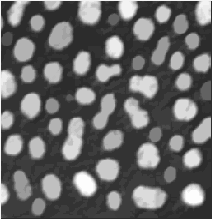
#> input picture Exercise13/src/immed_gray_inv_20051218_frgr4.pgm, 212 x 219 px
$ python c13.py src/immed_gray_inv_20051218_frgr4.pgm out.png
#> lines starting #> are read from the running program, lines starting #| are printed output that depends on the picture; after the words box and inside, x2 and y2 are one past the last pixel; in counts of white or black regions, pixels touching at a corner belong together

import sys
import cv2
import numpy as np
import os


def run():

    """
    Checks for all flatzones of an image which are local minima.

    Usage:
      python exercise_13c.py <input_image_path> <output_image_path>

      where:
       - <input_image_path> is the path to the input PGM image
       - <output_image_path> is the path to the output PGM image

    If no arguments are provided, default values are used:
      - input_image_path: src/immed_gray_inv_20051218_frgr4.pgm
      - output_image_path: output/exercise_13c_output.pgm


    The output image will be provided in output/exercise_13c_output.pgm

    """

    script_dir = os.path.dirname(os.path.abspath(__file__))


    if len(sys.argv) == 1:
        input_image_path = os.path.join(script_dir, "src", "immed_gray_inv_20051218_frgr4.pgm")
        output_image_path="Exercise13/output/exercise_13c_output.pgm"
        print("No arguments provided. Using default values:")
        print("  Input image:", input_image_path)
        print("  Output image:", output_image_path)

    elif len(sys.argv) < 3:
        print("Usage: python exercise_13d.py <i> <input_image_path> <output_image_path>")
        sys.exit(1)
    else:
        input_image_path = sys.argv[1]
        output_image_path=sys.argv[2]

    ## Read image path
    img=cv2.imread(input_image_path,cv2.IMREAD_GRAYSCALE)
#> img is the input picture: shape (219, 212); min 44, max 253, mean 102.7


    ## Read image path
    img=cv2.imread(input_image_path,cv2.IMREAD_GRAYSCALE)


    ## Establish dimensinos of image
    nrows=img.shape[0]
#> nrows = 219
    ncols=img.shape[1]
#> ncols = 212


    ## Set for output image
    out=np.zeros((nrows, ncols))

    minrow=0
    maxrow=nrows
#> maxrow = 219
    mincol=0
    maxcol=ncols
#> maxcol = 212


    ## Create a binary matrix that will flag pixels which have already been processed
    processed_status=np.zeros((nrows, ncols))


    for a_row in range(minrow,maxrow):

        for a_col in range(mincol,maxcol):


            if processed_status[a_row,a_col]==0:

                ## Initialize Region Coordinates
                region_coords=[]

                neighbor_distinct_vals=[]


                ## Establish a waiting queue
                waiting_queue=[(a_row,a_col)]


                while len(waiting_queue)>0:

                    selected_pixel=waiting_queue.pop(0)


                    row=selected_pixel[0]
                    col=selected_pixel[1]


                    selected_pixel_intensity=img[row,col]


                    if processed_status[row, col]==1:
                        continue


                    processed_status[row, col]=1


                    ## Add the value to the list of region coords
                    region_coords.append((row, col))


                    ## Initialize various lists
                    valid_neighbors=[]
                    coords_to_check=[]


                    ## Add four neighbors (will check later if they are valid pixels)
                    ## Add pixel above
                    coords_to_check.append((row-1,col))

                    ## Add pixel below
                    coords_to_check.append((row+1,col))

                    ## Add pixel to the right
                    coords_to_check.append((row,col+1))

                    ## Add pixel to the left
                    coords_to_check.append((row,col-1))

                    ## Add pixel diagonally upper left
                    coords_to_check.append((row-1,col-1))

                    ## Add pixel diagonally upper right
                    coords_to_check.append((row-1,col+1))

                    ## Add pixel diagonally lower left
                    coords_to_check.append((row+1,col-1))

                    ## Add pixel diagonally lower right
                    coords_to_check.append((row+1,col+1))

                    ## Ensure that pixel coordinates which exceed the image dimension are NOT added
                    for coord in coords_to_check:

                        row_idx=coord[0]
                        col_idx=coord[1]

                        if (row_idx>=minrow and row_idx<=maxrow-1) and (col_idx>=mincol and col_idx<=maxcol-1):
                            valid_neighbors.append((row_idx,col_idx))

                    ## Iterate through each neighbor of the valid pixels to check
                    for neighbor in valid_neighbors:

                        row_idx=neighbor[0]
                        col_idx=neighbor[1]

                        # neighbor_distinct_vals.append(img[row_idx,col_idx])


                    ## Check if the neighbor matches the pixel intensity of a selected pixel and also ensure that it hasn't been processed.
                        if img[row_idx,col_idx]==selected_pixel_intensity and processed_status[row_idx,col_idx]==0:

                            ## Add the neighbor pixel to the waiting queue

                            waiting_queue.append((row_idx,col_idx))

                        elif img[row_idx,col_idx]!=selected_pixel_intensity:

                            ## Add pixel intensity to neighbors list
                            neighbor_distinct_vals.append(img[row_idx,col_idx])


            ## Set output to 255 if local minimum is detected
            if len(neighbor_distinct_vals)>0 and selected_pixel_intensity<min(neighbor_distinct_vals):
                for row_idx, col_idx in region_coords:
                    out[row_idx, col_idx] = 255  # Mark local minima flat zones in white
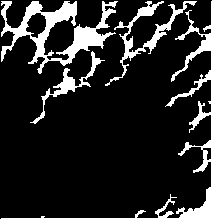
#> out: shape (219, 212) float64; 14.2% white; 4 white regions, box (x1, y1, x2, y2) and area: (1, 1, 118, 74) 2685, (1, 1, 212, 219) 2205, (105, 1, 197, 86) 1067, (30, 51, 105, 124) 629
#> processed_status: shape (219, 212) float64; every value is 1

    ## Output image to file

    cv2.imwrite(output_image_path,out)
    return out

# ## Test function on input image 1
# test_img_path='src/immed_gray_inv_20051218_frgr4.pgm'


# img_test_local_minima=identifylocalMinima(test_img_path)

# cv2.imwrite('output/exercise_13c_output_01.pgm',img_test_local_minima)


if __name__ == "__main__":
    run()
